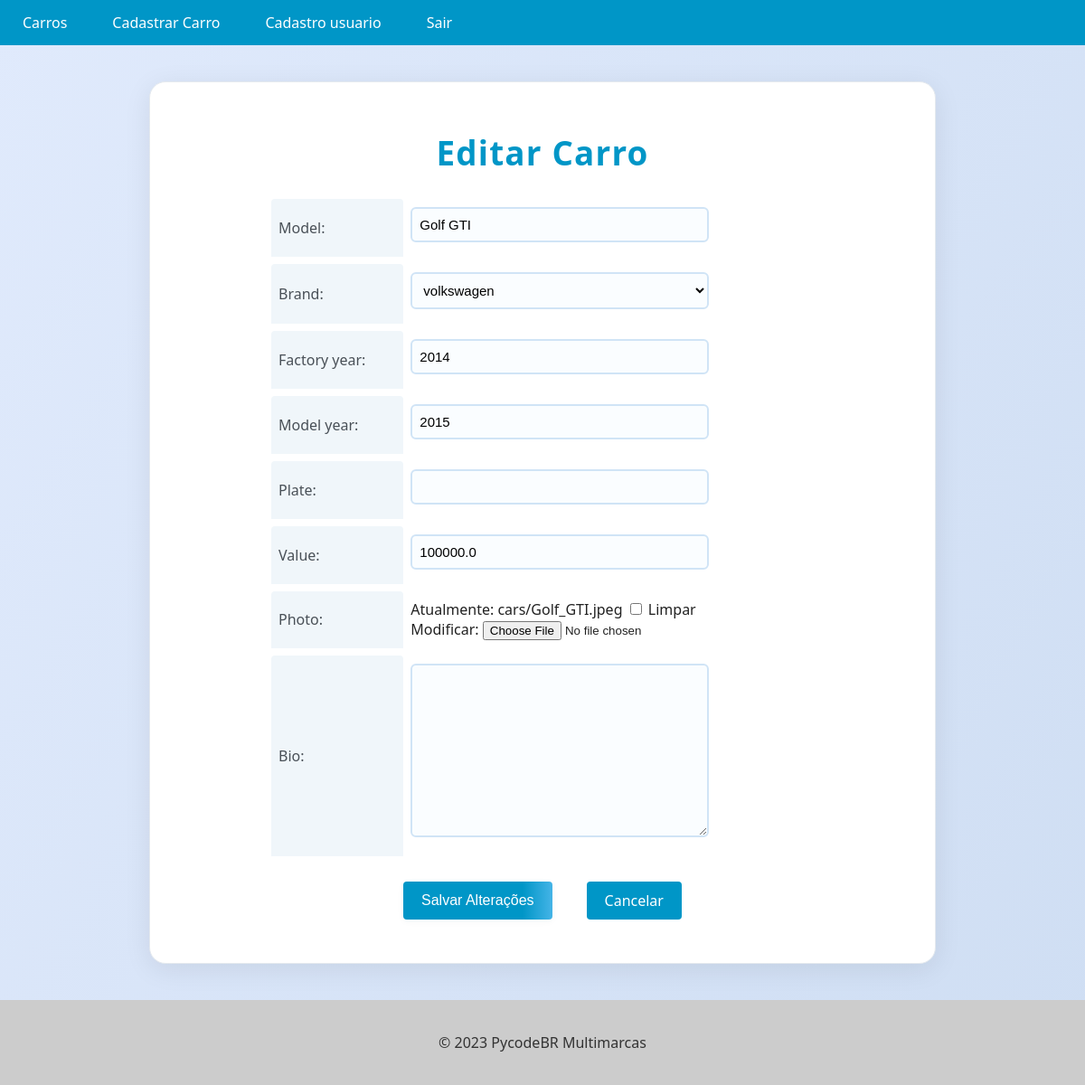
Before: /cars/3/update/ (signed in) with the older database file.
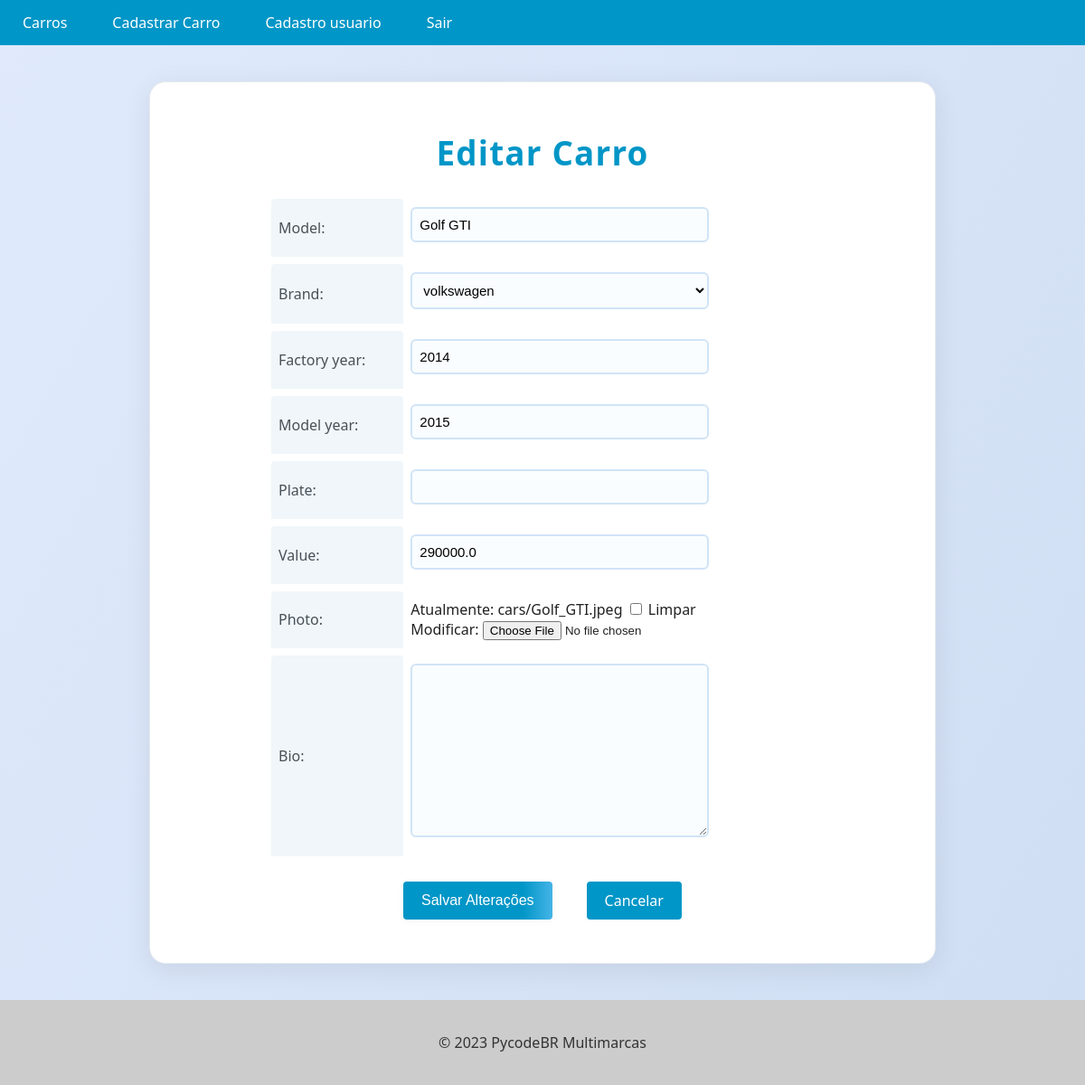
After: the same page with the newer database file.
### cars/models.py (models this page shows, shortened)
class Car(models.Model):
    id = models.AutoField(primary_key=True)
    model = models.CharField(max_length=200)
    brand = models.ForeignKey(Brand, on_delete=models.PROTECT, related_name='car_brand')
    factory_year = models.IntegerField()
    model_year = models.IntegerField()
    plate = models.CharField(max_length=10, blank=True, null=True)
    value = models.FloatField(blank=True, null=True)
    photo = models.ImageField(upload_to='cars/', blank=True, null=True)
    bio = models.TextField(blank=True, null=True)

### cars/views.py (the view, shortened to what this page needs)
# urls.py: path('cars/<int:pk>/update/', CarUpdateView.as_view(), name='car_update'),
@method_decorator(login_required(login_url='login'), name='dispatch')
class CarUpdateView(UpdateView):
    model = Car
    form_class = CarModelForm
    template_name = 'car_update.html'

### cars/forms.py (shortened to what this page needs)
class CarModelForm(forms.ModelForm):
    class Meta:
        model = Car
        fields = '__all__'

### cars/models.py (called while the page is built)
    def __str__(self):
        return self.name

### cars/templates/car_update.html (shortened to what this page needs)
{% extends "base.html" %}
{% block content %}
  <form method="post" enctype="multipart/form-data">
    <h1>Editar Carro</h1>
    <table>
      {{ form.as_table }}
    </table>
    <div>
      <div class="buttons-container">
        <input type="submit" value="Salvar Alterações" class="btn btn-primary">
        <a href="{% url 'cars_list' %}" class="btn btn-secondary">Cancelar</a>
      </div>
    </div>
  </form>
{% endblock %}

Changed rows visible on the page:
changed Car "Golf GTI": value "100000.0" → "290000.0"
